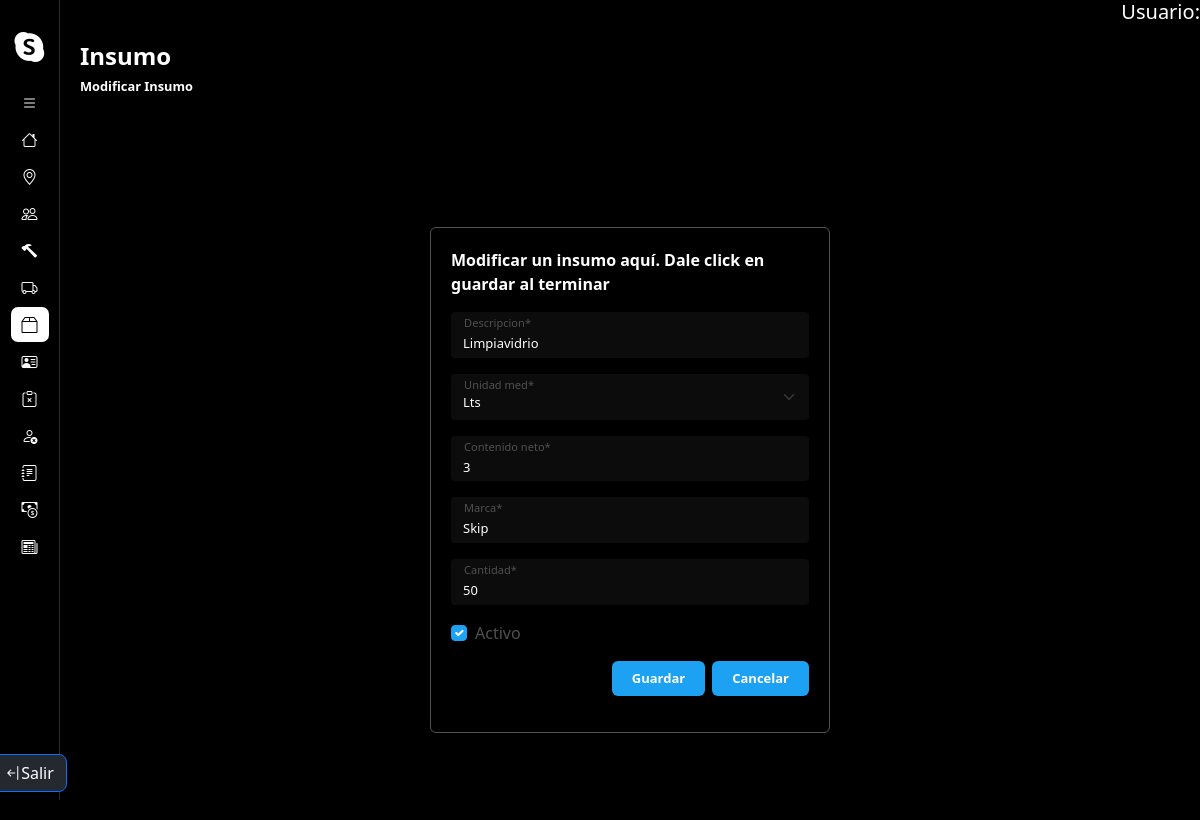
The page /modificarInsumo/3 (signed in) on the database as committed earlier.
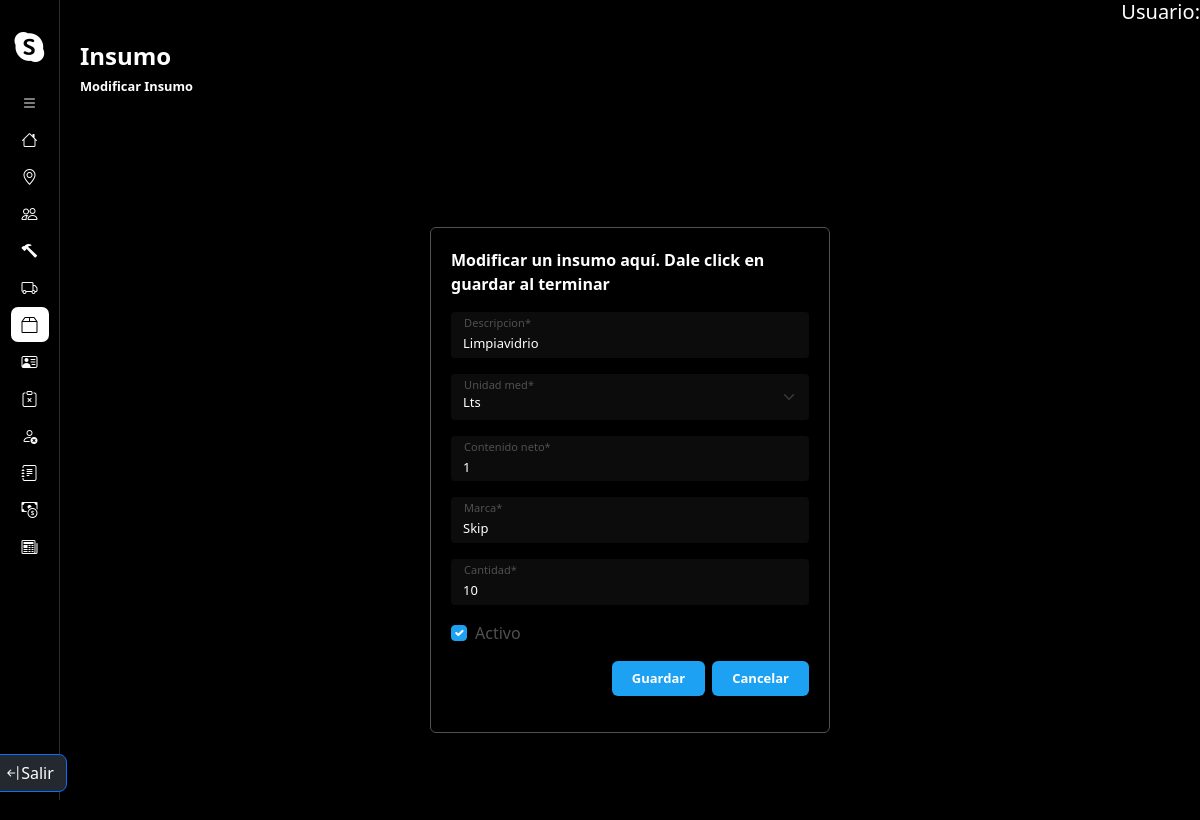
The same page on the database as committed later.
### core/models.py (models this page shows, shortened)
class Insumo(models.Model):
    UNIDAD = {
        (1, 'gr'),
        (2, 'Kg'),
        (3, 'ml'),
        (4, 'Lts')
    }
    descripcion = models.CharField(max_length=50)
    unidad_med = models.IntegerField(choices=UNIDAD)
    contenido_neto = models.IntegerField()
    marca = models.CharField(max_length=50)
    cantidad = models.IntegerField()
    activo = models.BooleanField(default=True)
    objects = InsumoManager()
    habilitados = InsumoManager(True)
    deshabilitados = InsumoManager(False)

### core/views.py (the view, shortened to what this page needs)
# urls.py: path('modificarInsumo/<int:pk>', updateInsumo.as_view(), name = 'modificarInsumo'),
@method_decorator(login_required, name='dispatch')
class updateInsumo(UpdateView):
    model = Insumo
    form_class = FormInsumo
    template_name = 'insumo/modificarInsumo.html'
    success_url = reverse_lazy('gestionInsumos')
    def get_form_kwargs(self):
        kwargs = super(updateInsumo, self).get_form_kwargs()
        kwargs['is_modificar'] = True
        return kwargs

### core/models.py (called while the page is built)
    def get_queryset(self):
        qs = super().get_queryset()
        return qs.filter(activo=self.habilitado) if self.habilitado is not None else qs

### core/templates/insumo/modificarInsumo.html
{% extends 'layouts/baseForm.html' %}
{% load static %}
{% load crispy_forms_tags %}
{% block extracss %}{{block.super}}
    <link href="{% static 'css/formsChicos.css' %}" rel="stylesheet" />
{% endblock %}
{% block title %}
    <h1 class="titulo">Insumo</h1>
    <div class="container-info">
        <h2 class="operacion">Modificar Insumo</h2>
    </div>
{% endblock %}
{% block formulario %}
    <div class="container container-form">
        {% crispy form %}
    </div>
{% endblock %}

Rows that differ between the two databases and show on the page:
changed Insumo "Limpiavidrio": contenido_neto "3" → "1"; cantidad "50" → "10"
